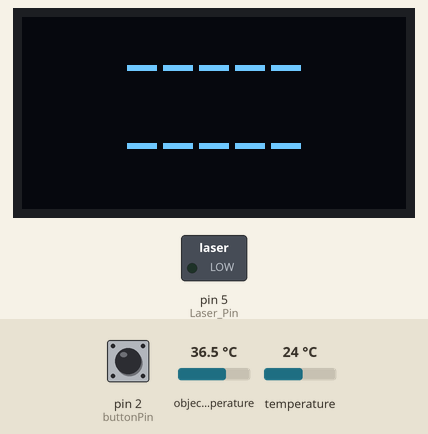
The sketch below on a simulated Arduino Uno, built with avr-gcc and run on an emulated ATmega328P. Parts: 128×64 one-colour display, switched loads named in the sketch (green lamp = pin HIGH). The inputs (shaded band) are chosen by the test bench; at power-on: pin 2 (buttonPin) LOW, object temperature 36.5 °C, temperature 24 °C. What the sketch prints to the serial monitor is not drawn.

Above: at 1.5 s.
1.6 s: pin 2 (buttonPin) pulled HIGH for 1 s
At 2.8 s:
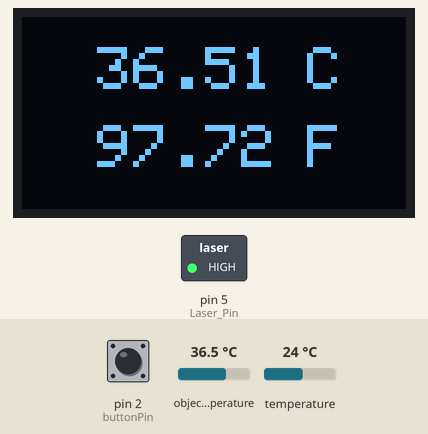
4.5 s: pin 2 (buttonPin) pulled HIGH for 3.2 s
At 9.4 s:
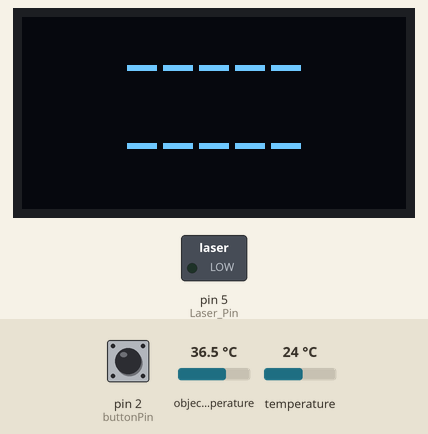
Timing chart, 0 to 10.9 s (numbered marks = the images above; inputs shaded):
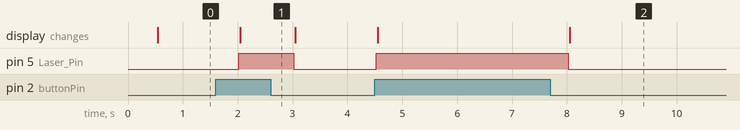

The sketch:

Non-Contact_Thermometer.ino
```cpp
/*                        October 2021 TALPAY
                        Non-Contact Thermometer
**************************************************************************************
  LINK PINS:
  BUTTON -- D2
  LASER -- D5
  GY-906 SDA -- A4
  GY-906 SCL -- A5
  OLED SCREEN SDA -- A4
  OLED SCREEN SCL -- A5

**************************************************************************************
  REQIRED LIBRARIES:
  https://www.arduino.cc/reference/en/libraries/adafruit-mlx90614-library/
  https://www.arduino.cc/reference/en/libraries/adafruit-ssd1306/
*/

#include <Wire.h>
#include <Adafruit_MLX90614.h>
#include <Adafruit_SSD1306.h>

const int Laser_Pin = 5;
int buttonState = 0;
const int buttonPin = 2;
unsigned long eskiZaman = 0;
unsigned long yeniZaman;

Adafruit_SSD1306 display(128, 64, &Wire, -1);
Adafruit_MLX90614 mlx = Adafruit_MLX90614();

void setup() {
  Serial.begin(9600);
  Serial.println("Adafruit MLX90614 test");

  pinMode(Laser_Pin, OUTPUT);
  pinMode(buttonPin, INPUT);

  if (!display.begin(SSD1306_SWITCHCAPVCC, 0x3C)) {
    Serial.println(F("SSD1306 allocation failed"));
    for (;;);
  }

  display.clearDisplay();
  display.setRotation(2);
  display.setTextSize(1);
  display.setTextColor(WHITE);
  display.setCursor(0, 35);
  display.println("Initializing Temp");
  display.display();
  delay(250);
  display.clearDisplay();

  mlx.begin();

}

void loop() {
  yeniZaman = millis();
  if (yeniZaman - eskiZaman > 500) {
    buttonState = digitalRead(buttonPin);
    Serial.println(buttonState);
    Serial.print("Ambient = ");
    Serial.print(mlx.readAmbientTempC());
    Serial.print("*C\tObject = ");
    Serial.print(mlx.readObjectTempC());
    Serial.println("*C");
    Serial.print("Ambient = ");
    Serial.print(mlx.readAmbientTempF());
    Serial.print("*F\tObject = ");
    Serial.print(mlx.readObjectTempF());
    Serial.println("*F");

    if (buttonState == HIGH) {
      digitalWrite(Laser_Pin, HIGH);
      display.clearDisplay();
      display.setTextSize(2);
      display.setCursor(25, 10);
      display.print(mlx.readObjectTempC());
      display.setCursor(95, 10);
      display.print("C");
      display.setTextSize(2);
      display.setCursor(25, 36);
      display.print(mlx.readObjectTempF());
      display.setCursor(95, 36);
      display.print("F");
      display.display();
    }

    if (buttonState == LOW) {
      digitalWrite(Laser_Pin, LOW);
      display.clearDisplay();
      display.setTextSize(2);
      display.setCursor(35, 10);
      display.print("-----");
      display.setCursor(105, 10);
      display.print("");
      display.setTextSize(2);
      display.setCursor(35, 36);
      display.print("-----");
      display.setCursor(105, 36);
      display.print("");
      display.display();
    }

    eskiZaman = yeniZaman;
    Serial.println();
  }
}
```

Measured:
- after the input at 1.6 s, pin 5 (Laser_Pin): LOW → HIGH after 0.42 s, → LOW 1.0 s later; the display: changes after 0.45 s (image 1)
- after the input at 4.5 s, pin 5 (Laser_Pin): LOW → HIGH at once, → LOW 3.5 s later; the display: first changes after 0.05 s (image 2 shows a later state)
